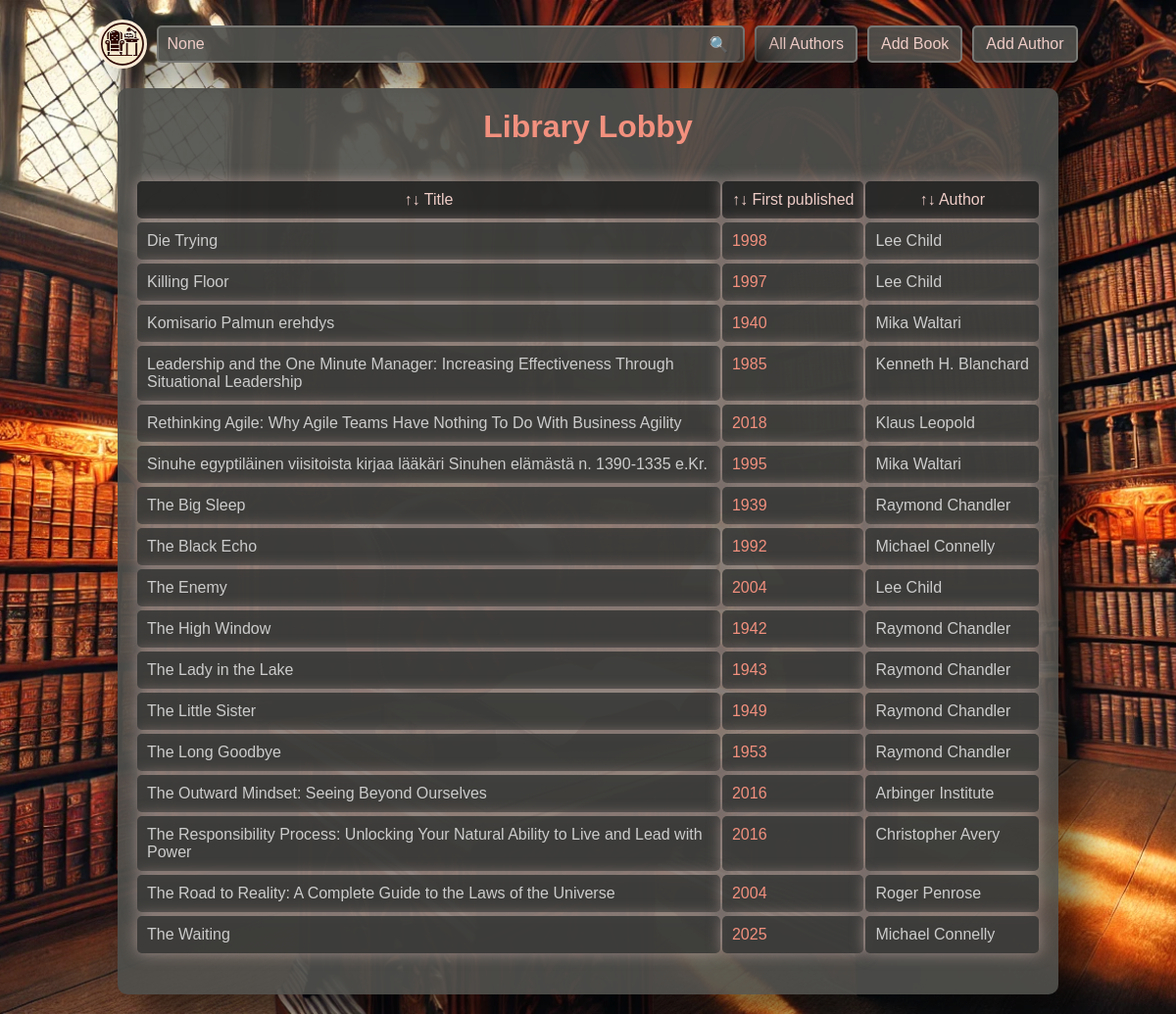
Screenshot of /search with the database file from the repository.
### data_models.py (models this page shows, shortened)
class Author(db.Model):
    __tablename__ = 'authors'
    author_id = db.Column(db.Integer, primary_key=True, autoincrement=True)
    name = db.Column(db.String(80), nullable=False)
    birth_date = db.Column(db.Date)
    date_of_death = db.Column(db.Date)
    biography = db.Column(db.Text, nullable=True)

class Book(db.Model):
    __tablename__ = 'books'
    book_id = db.Column(db.Integer, primary_key=True, autoincrement=True)
    author_id = db.Column(db.Integer, db.ForeignKey('authors.author_id'), nullable=False)
    isbn = db.Column(db.String(20))
    title = db.Column(db.String(255), nullable=False)
    publication_year = db.Column(db.Integer)
    rating = db.Column(db.Integer)
    summary = db.Column(db.Text, nullable=True)

### app_routes.py (the view)
    @app.route('/search', methods=['GET'])
    def search():
        return controller.search()

### controller.py (called while the page is built)
def search_author():
    query = request.args.get('query', '')
    authors = Author.query.filter(Author.name.ilike(f'%{query}%')).all()
    author_data = []
    for author in authors:
        author_data.append({
            'author_id': author.author_id,
            'name': author.name,
            'birth_date': author.birth_date,
            'date_of_death': author.date_of_death,
            'biography': author.biography,
        })
    return jsonify(author_data)

def search_book():
    query = request.args.get('query', '')
    books = Book.query.filter(Book.title.ilike(f'%{query}%')).all()
    book_data = []
    for book in books:
        book_data.append({
            'author_id': book.author_id,
            'book_id': book.book_id,
            'title': book.title,
            'isbn': book.isbn,
            'publication_year': book.publication_year,
            'rating': book.rating,
            'summary': book.summary,
        })
    return jsonify(book_data)

### templates/home.html (shortened to what this page needs)
{% extends "common.html" %}
{% block content %}
    <h1>Library Lobby</h1>
    <form action="{{ url_for('home') }}" method="get">
        <div id="book-list">
            <button type="submit"  class="book-list-title-heading" name="new_sort_by" value="title">↑↓ Title</button>
            <button type="submit"  class="book-list-title-heading" name="new_sort_by" value="publication_year">↑↓ First published</button>
            <button type="submit"  class="book-list-title-heading" name="new_sort_by" value="author">↑↓ Author</button>
            {% for author, book in results %}
                <div class="book-list-row-title">
                        <a href="{{ url_for('show_book', book_id=book.book_id) }}">
                            {{ book.title }}
                        </a>
                </div>
                <div class="book-list-row-year">
                            {{ book.publication_year }}
                </div>
                <div class="book-list-row-author">
                    <a href="{{ url_for('show_author', author_id=author.author_id) }}">{{ author.name }} </a>
                </div>
            {% endfor %}
        </div>
    </form>
{% endblock %}

### static/styles.css (style rules this page uses)
* { box-sizing: border-box; }
body { display: flex; flex-direction: column; align-items: center; justify-content: center; position: relative; font-family: Arial, sans-serif; margin: 20px; background-image: url('/static/images/library.webp'); background-size: cover; background-position: center; background-attachment: fixed; }
.books, #book-list, #author-list { width: auto; text-align: left; display: grid; grid-template-columns: auto auto auto; gap: 2px }
.book-list-row-title { width: 100%; }
.book-list-row-year { width: 100%; }
.book-list-row-author { width: 100%; }
a:link { color: #cccccc; text-decoration: none; }

### rows the page displays
Author: title "Die Trying", publication_year "1998", name "Lee Child", title "Killing Floor", publication_year "1997", title "The Enemy", publication_year "2004"
Author: title "Komisario Palmun erehdys", publication_year "1940", name "Mika Waltari", title "Sinuhe egyptiläinen viisitoista kirjaa lääkäri Sinuhen elämästä n. 1390-1335 e.Kr.", publication_year "1995"
Author: title "Leadership and the One Minute Manager: Increasing Effectiveness Through Situational Leadership", publication_year "1985", name "Kenneth H. Blanchard"
Author: title "Rethinking Agile: Why Agile Teams Have Nothing To Do With Business Agility", publication_year "2018", name "Klaus Leopold"
Author: title "The Big Sleep", publication_year "1939", name "Raymond Chandler", title "The High Window", publication_year "1942", title "The Lady in the Lake", publication_year "1943", title "The Little Sister", publication_year "1949", title "The Long Goodbye", publication_year "1953"
Author: title "The Black Echo", publication_year "1992", name "Michael Connelly", title "The Waiting", publication_year "2025"
Author: title "The Outward Mindset: Seeing Beyond Ourselves", publication_year "2016", name "Arbinger Institute"
Author: title "The Responsibility Process: Unlocking Your Natural Ability to Live and Lead with Power", publication_year "2016", name "Christopher Avery"
Author: title "The Road to Reality: A Complete Guide to the Laws of the Universe", publication_year "2004", name "Roger Penrose"
